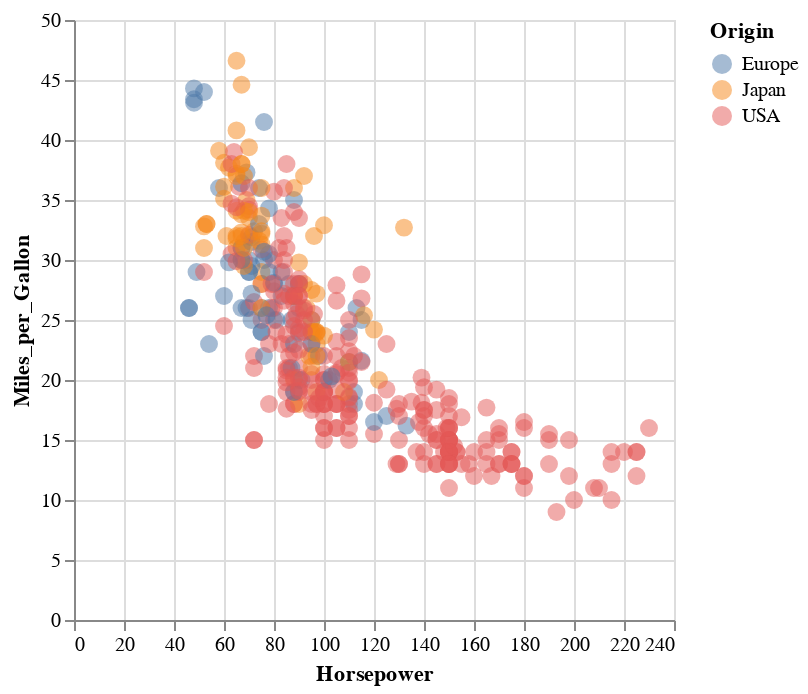

Notebook code cell kept with this figure:
### Markdown cell above
We will be using alt.condition a lot to specify what happens (step 2). Think of this as a fancy if-then-else. Usually we'll be doing things like this in the encoding:

`color = alt.condition(selection,"Origin",alt.value("gray")` which roughly means: if the thing is selected, keep it the original color, else set the the color to gray.

### Code cell
#2.1.1 : 4 steps for adding interactivity 

#step 1
selection=alt.selection_point()

#step 2 -- when selected, use the original color, else make it gray
colorCondition=alt.condition(selection, "Origin", alt.value("gray"))

hp_mpg.add_params(
    #step 3
    selection
).encode(
    #step 4,
    color=colorCondition,   
)

### Figure 1 — Vega-Lite specification as saved in the notebook (floating-point values rounded to 4 significant figures; data arrays with more than 128 entries replaced by an {"elided": "..."} marker saying what was removed)
{"config": {"view": {"continuousWidth": 300, "continuousHeight": 300}}, "data": {"name": "data-8e25068d8b9a578f41a59c91e539d690"}, "mark": {"type": "circle", "opacity": 0.5, "size": 80}, "encoding": {"color": {"condition": {"param": "param_3", "field": "Origin"}, "value": "gray"}, "x": {"field": "Horsepower", "type": "quantitative"}, "y": {"field": "Miles_per_Gallon", "type": "quantitative"}}, "params": [{"name": "param_3", "select": {"type": "point"}}], "$schema": "https://vega.github.io/schema/vega-lite/v5.16.3.json", "datasets": {"data-8e25068d8b9a578f41a59c91e539d690": {"elided": "406 records"}}}
